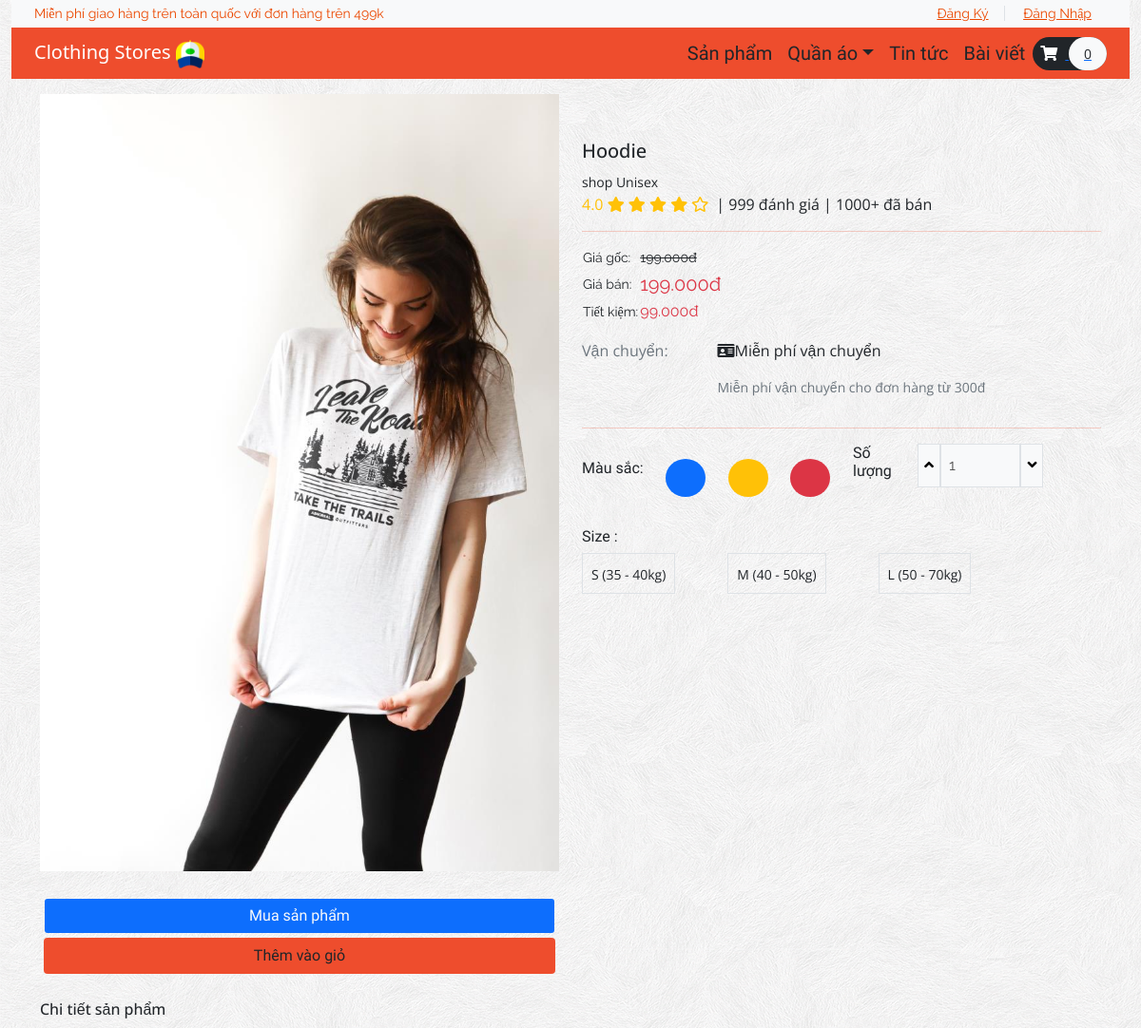
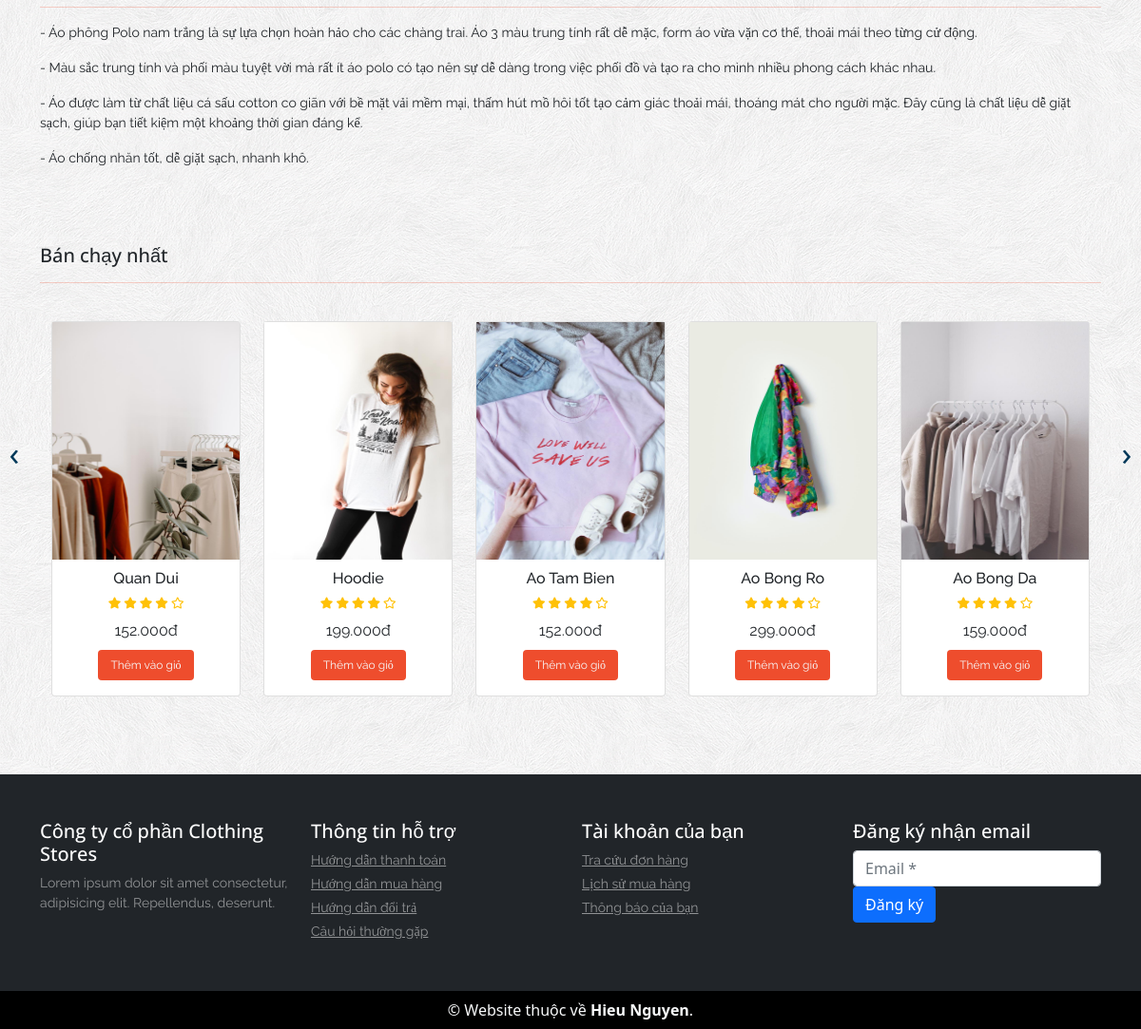
The page /product.php on the database its author committed (2 pictures, top to bottom).
### tables this page shows
CREATE TABLE `product` (
  `item_id` int(11) NOT NULL,
  `item_brand` nvarchar(200) NOT NULL,
  `item_name` nvarchar(255) NOT NULL,
  `item_price` double(10,3) NOT NULL,
  `item_image` nvarchar(255) NOT NULL
);

### functions.php (called while the page is built, shortened)
<?php
    require('database/DBController.php');
    require('database/Product.php');
$db = new DBController();
$product = new Product($db);
$product_shuffle = $product->getData();
$Cart = new Cart($db);

### database/Product.php (called while the page is built, shortened)
<?php
class Product
{
    public $db = null;
    public function __construct(DBController $db)
    {
        $this->db = $db;
    }
    public function getData($table = 'product')
    {
        $result = $this->db->con->query("SELECT * FROM {$table}");
        $resultArray = array();
        while ($item = mysqli_fetch_array($result, MYSQLI_ASSOC)) {
            $resultArray[] = $item;
        }
        return $resultArray;
    }
}

### database/DBController.php (called while the page is built, shortened)
<?php
class DBController
{
    protected $host = 'localhost';
    protected $user = 'root';
    protected $password = '';
    protected $database = "ecom";
    public function __construct()
    {
        $this->con = mysqli_connect($this->host, $this->user, $this->password, $this->database);
    }
}

### product.php (called while the page is built)
<?php
include ('header.php');
?>
<?php
    include ('Template/products.php');
    include ('Template/top-sale.php');
?>
<?php
include ('footer.php');
?>

### Template/top-sale.php (the view, shortened to what this page needs)
<?php
shuffle($product_shuffle);
?>
<section id="top-sale">
    <div class="container py-5">
        <h4 class="font-rubik font-size-20">Bán chạy nhất</h4>
        <hr>
        <div class="owl-carousel owl-theme">
            <?php foreach ($product_shuffle as $item) { ?>
                <div class="item carousel-inner container py-4">
                    <div class="row">
                        <div class="col-lg">
                            <div class="card">
                                <div class="product font-rale">
                                    <a href="<?php printf('%s?item_id=%s', 'product.php',  $item['item_id']); ?>"><img src="<?php echo $item['item_image'] ?? "./assets/products/1.png"; ?>" alt="product1" style="height:250px"></a>
                                    <div class="text-center">
                                        <h6 style="padding-top: 10px;"><?php echo  $item['item_name'] ?? "Unknown";  ?></h6>
                                        <div class="rating text-warning font-size-12">
                                            <span><i class="fas fa-star"></i></span>
                                            <span><i class="fas fa-star"></i></span>
                                            <span><i class="fas fa-star"></i></span>
                                            <span><i class="fas fa-star"></i></span>
                                            <span><i class="far fa-star"></i></span>
                                        </div>
                                        <div class="price py-2">
                                            <span><?php echo $item['item_price'] ?? '0'; ?>đ</span>
                                        </div>
                                        <form method="post" class="mb-3">
                                            <?php
                                            if (in_array($item['item_id'], $Cart->getCartId($product->getData('cart')) ?? [])) {
                                                echo '<button type="submit" disabled class="btn btn-success font-size-12">Đã thêm</button>';
                                            } else {
                                                echo '<button type="submit" name="top_sale_submit" class="btn color-second-bg font-size-12 text-light">Thêm vào giỏ</button>';
                                            }
                                            ?>
                                        </form>
                                    </div>
                                </div>
                            </div>
                        </div>
                    </div>
                </div>
            <?php }
            ?>
        </div>
    </div>
</section>

### Template/products.php
<?php
$item_id = $_GET['item_id'] ?? 1;
foreach ($product->getData() as $item) :
    if ($item['item_id'] == $item_id) :
?>
        <section id="product" class="py-3">
            <div class="container">
                <div class="row">
                    <div class="col-sm-6">
                        <img src="<?php echo $item['item_image'] ?? "./assets/products/1.png" ?>" alt="product" class="img-fluid">
                        <div class="form-row pt-4 font-size-16 font-baloo">
                            <div class="col m-1">
                                <button type="submit" class="btn bg-primary form-control text-light">Mua sản phẩm</button>
                            </div>
                            <div class="col m-1">
                                <?php
                                if (in_array($item['item_id'], $Cart->getCartId($product->getData('cart')) ?? [])) {
                                    echo '<button type="submit" disabled class="btn btn-success font-size-16 form-control">Đã trong giỏ</button>';
                                } else {
                                    echo '<button type="submit" name="top_sale_submit" class="btn color-second-bg font-size-16 form-control">Thêm vào giỏ</button>';
                                }
                                ?>
                            </div>
                        </div>
                    </div>
                    <div class="col-sm-6 py-5 font-rubik">
                        <h5 class="font-size-20"><?php echo $item['item_name'] ?? "Unknown"; ?></h5>
                        <small>shop <?php echo $item['item_brand'] ?? "Brand?"; ?></small>
                        <div class="d-flex">
                            <div class="rating text-warning font-size-16">
                                <span class="font-weight-bold">4.0</span>
                                <span><i class="fas fa-star"></i></span>
                                <span><i class="fas fa-star"></i></span>
                                <span><i class="fas fa-star"></i></span>
                                <span><i class="fas fa-star"></i></span>
                                <span><i class="far fa-star"></i></span>
                            </div>
                            <p class="px-2 font-rubik font-size-16">| 999 đánh giá | 1000+ đã bán</p>
                        </div>
                        <hr class="m-0">
                        <table class="my-3">
                            <tr class="font-rale font-size-14">
                                <td>Giá gốc: </td>
                                <td><strike>199.000đ</strike></td>
                            </tr>
                            <tr class="font-rale font-size-14">
                                <td>Giá bán: </td>
                                <td class="font-size-20 text-danger"><span><?php echo $item['item_price'] ?? 0; ?>đ</span></td>
                            </tr>
                            <tr class="font-rale font-size-14">
                                <td>Tiết kiệm: </td>
                                <td><span class="font-size-16 text-danger">99.000đ</span></td>
                            </tr>
                        </table>
                        <div class="row">
                            <div class="col-md-3 text-secondary">Vận chuyển:</div>
                            <div class="col-md-9">
                                <p><i class="fas fa-id-card"></i>Miễn phí vận chuyển</p>
                                <p class="font-size-14 text-secondary">Miễn phí vận chuyển cho đơn hàng từ 300đ</p>
                            </div>
                        </div>
                        <hr>
                        <div class="row">
                            <div class="col-6">
                                <div class="color my-3">
                                    <div class="d-flex justify-content-between">
                                        <h6 class="font-baloo">Màu sắc:</h6>
                                        <div class="p-2 bg-primary rounded-circle"><button class="btn font-size-14"></button></div>
                                        <div class="p-2 bg-warning rounded-circle"><button class="btn font-size-14"></button></div>
                                        <div class="p-2 bg-danger rounded-circle"><button class="btn font-size-14"></button></div>
                                    </div>
                                </div>
                            </div>
                            <div class="col-6">
                                <div class="qty d-flex">
                                    <h6 class="font-baloo">Số lượng</h6>
                                    <div class="px-4 d-flex font-rale">
                                        <button class="qty-up border bg-light" data-id="pro1"><i class="fas fa-angle-up"></i></button>
                                        <input type="text" data-id="pro1" class="qty_input border px-2 w-50 bg-light" disabled value="1" placeholder="1">
                                        <button data-id="pro1" class="qty-down border bg-light"><i class="fas fa-angle-down"></i></button>
                                    </div>
                                </div>
                            </div>
                        </div>
                        <div class="size my-3">
                            <h6 class="font-baloo">Size :</h6>
                            <div class="d-flex justify-content-between w-75">
                                <div class="font-rubik border p-2">
                                    <button class="btn p-0 font-size-14">S (35 - 40kg)</button>
                                </div>
                                <div class="font-rubik border p-2">
                                    <button class="btn p-0 font-size-14">M (40 - 50kg)</button>
                                </div>
                                <div class="font-rubik border p-2">
                                    <button class="btn p-0 font-size-14">L (50 - 70kg)</button>
                                </div>
                            </div>
                        </div>
                    </div>
                    <div class="col-12 mt-4">
                        <h6 class="font-rubik">Chi tiết sản phẩm</h6>
                        <hr>
                        <p class="font-rale font-size-14">- Áo phông Polo nam trắng là sự lựa chọn hoàn hảo cho các chàng trai. Áo 3 màu trung tính rất dễ mặc, form áo vừa vặn cơ thể, thoải mái theo từng cử động.</p>
                        <p class="font-rale font-size-14">- Màu sắc trung tính và phối màu tuyệt vời mà rất ít áo polo có tạo nên sự dễ dàng trong việc phối đồ và tạo ra cho mình nhiều phong cách khác nhau.</p>
                        <p class="font-rale font-size-14">- Áo được làm từ chất liệu cá sấu cotton co giãn với bề mặt vải mềm mại, thấm hút mồ hôi tốt tạo cảm giác thoải mái, thoáng mát cho người mặc. Đây cũng là chất liệu dễ giặt sạch, giúp bạn tiết kiệm một khoảng thời gian đáng kể.</p>
                        <p class="font-rale font-size-14">- Áo chống nhăn tốt, dễ giặt sạch, nhanh khô.</p>
                    </div>
                </div>
            </div>
        </section>
<?php
    endif;
endforeach;
?>

### style.css (style rules this page uses)
button, button:focus { outline: none !important; box-shadow: none !important; }
hr { height: 2px; color: #ee4d2d }
.font-baloo { font-family: "Baloo Thambi 2", cursive; }
.font-rale { font-family: "Raleway", cursive; }
.font-rubik { font-family: 'Open Sans', sans-serif; }
.font-size-12 { font-size: 12px; }
.font-size-14 { font-size: 14px; }
.font-size-16 { font-size: 16px; }
.font-size-20 { font-size: 20px; }
.color-second-bg { background: #ee4d2d; }
#top-sale .owl-carousel .item .product a { overflow: hidden; }
#top-sale .owl-carousel .item .product img { transition: transform 0.5s ease; }

### rows shown on the page
product: item_image (picture), item_name "Hoodie", item_brand "Unisex", item_price "199.000"
product: item_image (picture), item_name "Quan Dui", item_price "152.000"
product: item_image (picture), item_name "Ao Tam Bien", item_price "152.000"
product: item_image (picture), item_name "Ao Bong Ro", item_price "299.000"
product: item_image (picture), item_name "Ao Bong Da", item_price "159.000"

### other values the page prints
count($product->getData('cart')) "0"
